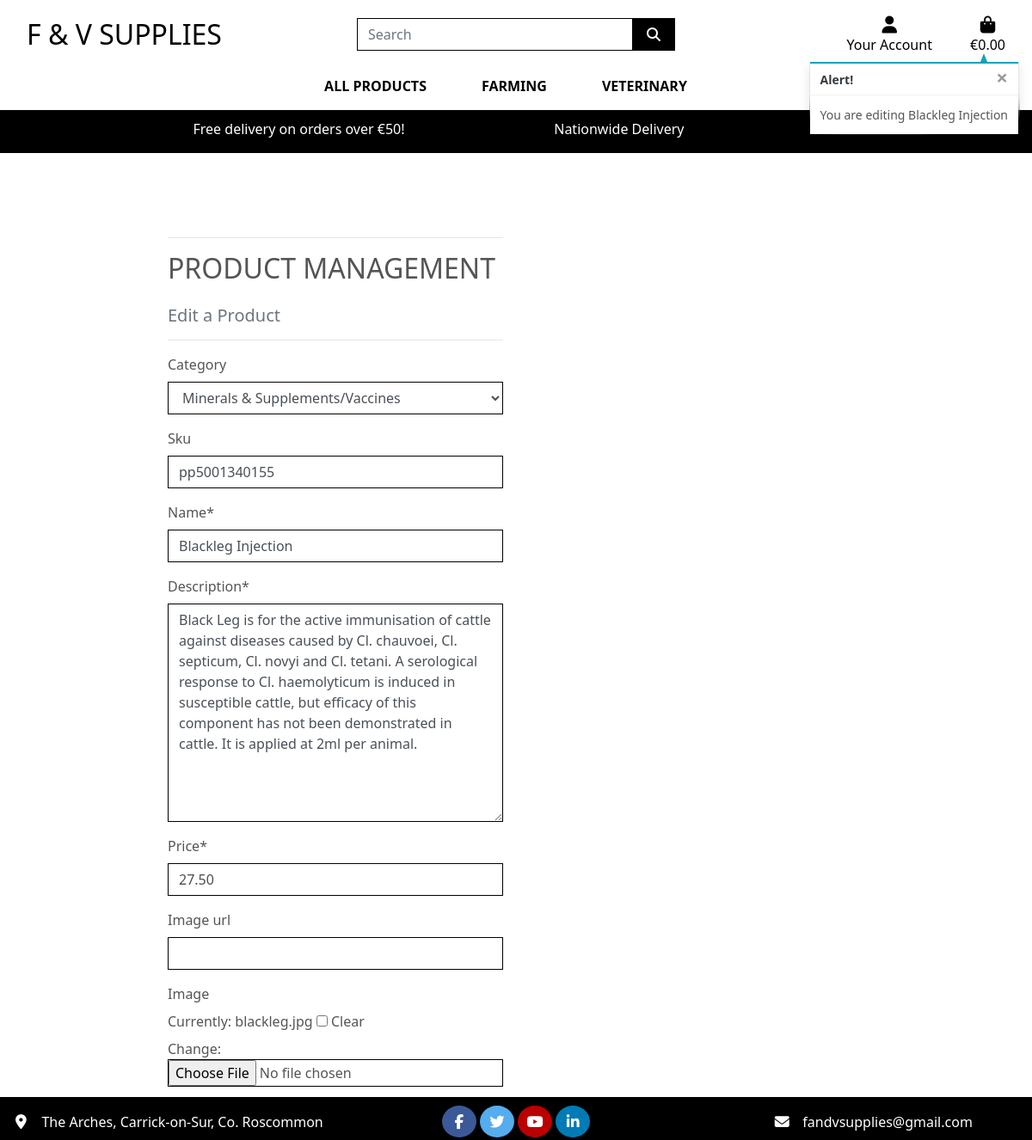
/products/edit/2/ (signed in), run on the app's committed database.
### products/models.py (models this page shows, shortened)
class Product(models.Model):
    category = models.ForeignKey('Category', null=True, blank=True, on_delete=models.SET_NULL)
    sku = models.CharField(max_length=254, null=True, blank=True)
    name = models.CharField(max_length=254)
    description = models.TextField()
    price = models.DecimalField(max_digits=6, decimal_places=2)
    image_url = models.URLField(max_length=1024, null=True, blank=True)
    image = models.ImageField(null=True, blank=True)

### products/views.py (the view)
# urls.py: path('edit/<int:product_id>/', views.edit_product, name='edit_product'),
@login_required
def edit_product(request, product_id):
    if not request.user.is_superuser:
        messages.error(request, 'Sorry, only store owners can do that.')
        return redirect(reverse('home'))
    product = get_object_or_404(Product, pk=product_id)
    if request.method == 'POST':
        form = ProductForm(request.POST, request.FILES, instance=product)
        if form.is_valid():
            form.save()
            messages.success(request, 'Successfully updated product!')
            return redirect(reverse('product_detail', args=[product.id]))
        else:
            messages.error(request, 'Failed to update product. Please ensure the form is valid.')
    else:
        form = ProductForm(instance=product)
        messages.info(request, f'You are editing {product.name}')
    template = 'products/edit_product.html'
    context = {
        'form': form,
        'product': product,
    }
    return render(request, template, context)

### products/forms.py
class ProductForm(forms.ModelForm):
    class Meta:
        model = Product
        fields = '__all__'
    def __init__(self, *args, **kwargs):
        super().__init__(*args, **kwargs)
        categories = Category.objects.all()
        friendly_names = [(c.id, c.get_friendly_name()) for c in categories]
        self.fields['category'].choices = friendly_names
        for field_name, field in self.fields.items():
            field.widget.attrs['class'] = 'border-black rounded-0'

### bag/contexts.py (called while the page is built, shortened)
def bag_contents(request):
    bag_items = []
    total = 0
    product_count = 0
    bag = request.session.get('bag', {})
    if total < settings.FREE_DELIVERY_THRESHOLD:
        delivery = total * Decimal(settings.STANDARD_DELIVERY_PERCENTAGE / 100)
        free_delivery_delta = settings.FREE_DELIVERY_THRESHOLD - total
    else:
        delivery = 0
        free_delivery_delta = 0
    grand_total = delivery + total
    context = {
        'bag_items': bag_items,
        'total': total,
        'product_count': product_count,
        'delivery': delivery,
        'free_delivery_delta': free_delivery_delta,
        'free_delivery_threshold': settings.FREE_DELIVERY_THRESHOLD,
        'grand_total': grand_total,
    }
    return context

### products/models.py (called while the page is built)
    def get_friendly_name(self):
        return self.friendly_name

### products/templates/products/edit_product.html (shortened to what this page needs)
<!doctype html>
{% extends "base.html" %}
{% load static %}
{% block page_header %}
    <div class="container header-container">
    </div>
{% endblock %}
{% block content %}
    <div class="overlay"></div>
    <div class="container">
        <div class="row">
            <div class="col-12 col-md-6">
                <hr>
                <h2 class="logo-font mb-4">Product Management</h2>
                <h5 class="text-muted">Edit a Product</h5>
                <hr>
            </div>
        </div>
        <div class="row">
            <div class="col-12 col-md-6">
                <form method="POST" action="{% url 'edit_product' product.id %}" class="form mb-2" enctype="multipart/form-data">
                    {{ form | crispy }}
                    <div class="text-right">
                        <a class="btn btn-outline-black rounded-0" href="{% url 'products' %}">Cancel</a>
                        <button class="btn btn-black rounded-0" type="submit">Update Product</button>
                    </div>
                </form>
            </div>
        </div>
    </div>
{% endblock %}

### static/css/base.css (style rules this page uses)
html { height: 100%; position: relative; }
body { background: url("/media/programmes-min.jpg") no-repeat center center fixed; background-size: cover; height: calc(100vh - 180px); color: #555; font-family: "Segoe UI", Tahoma, Geneva, Verdana, sans-serif; }
.container { margin-bottom: 60px; }
.logo-font { text-transform: uppercase; }
.btn-black { background: black; color: white; }
.border-black { border: 1px solid black !important; }
.overlay { height: 100%; width: 100%; top: 0; left: 0; position: fixed; background: white; z-index: -1; }
a { color: inherit; text-decoration: none; }
.btn-outline-black { background: white; color: black !important; border: 1px solid black; }
@media (min-width: 1200px) { .container { max-width: 70%; } }
@media (min-width: 992px) { .header-container { padding-top: 200px; } }

### data on the page
Product: category "Minerals & Supplements/Vaccines", sku "pp5001340155", name "Blackleg Injection", description "Black Leg is for the active immunisation of cattle against diseases caused by Cl. chauvoei, Cl. septicum, Cl. novyi and Cl. tetani. A serological response to Cl. haemolyticum is induced in susceptible cattle, but efficacy of this component has not been demonstrated in cattle. It is applied at 2ml per animal.", price "27.50"

### other printed values
{{ free_delivery_threshold }} "50"
{{ message }} "You are editing Blackleg Injection"
